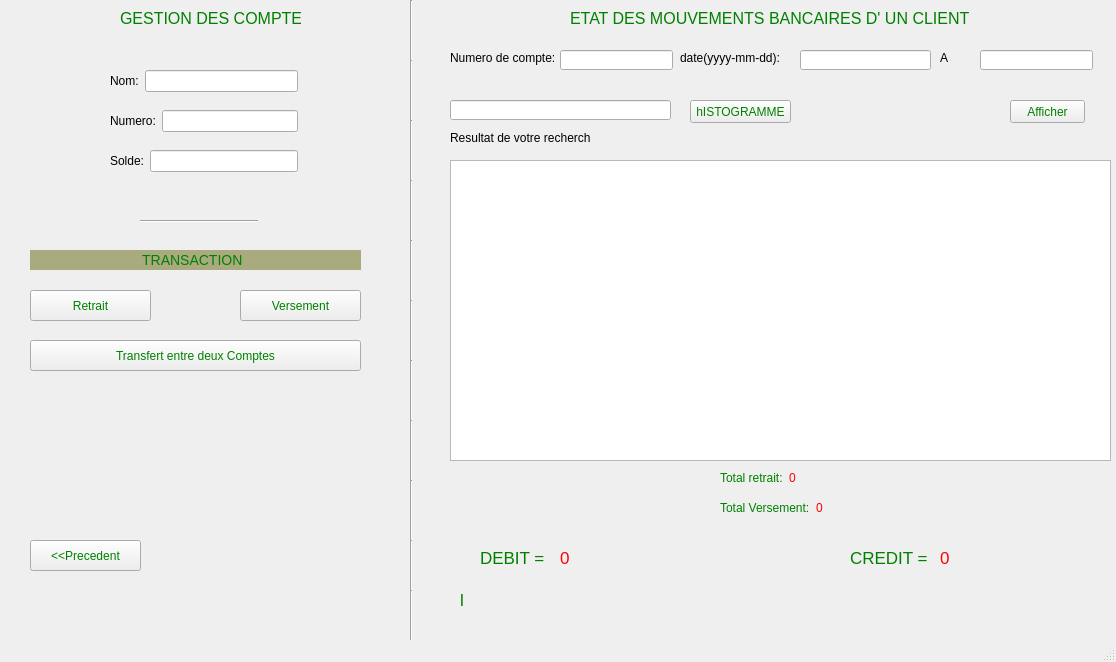
<?xml version="1.0" encoding="UTF-8"?>
<ui version="4.0">
 <class>comptes</class>
 <widget class="QMainWindow" name="comptes">
  <property name="geometry">
   <rect>
    <x>0</x>
    <y>0</y>
    <width>1116</width>
    <height>662</height>
   </rect>
  </property>
  <property name="windowTitle">
   <string>MainWindow</string>
  </property>
  <widget class="QWidget" name="centralwidget">
   <widget class="QPushButton" name="retrait">
    <property name="geometry">
     <rect>
      <x>30</x>
      <y>290</y>
      <width>121</width>
      <height>31</height>
     </rect>
    </property>
    <property name="styleSheet">
     <string notr="true">#retrait{
	background-color:  #eeeeee;
    color: green;
}</string>
    </property>
    <property name="text">
     <string>Retrait</string>
    </property>
   </widget>
   <widget class="QPushButton" name="versement">
    <property name="geometry">
     <rect>
      <x>240</x>
      <y>290</y>
      <width>121</width>
      <height>31</height>
     </rect>
    </property>
    <property name="styleSheet">
     <string notr="true">#versement{
	background-color:  #eeeeee;
    color: green;
}</string>
    </property>
    <property name="text">
     <string>Versement</string>
    </property>
   </widget>
   <widget class="QPushButton" name="download">
    <property name="geometry">
     <rect>
      <x>690</x>
      <y>100</y>
      <width>101</width>
      <height>23</height>
     </rect>
    </property>
    <property name="styleSheet">
     <string notr="true">#download{
	background-color:#eeeeee;
    color: green;
}</string>
    </property>
    <property name="text">
     <string>hISTOGRAMME</string>
    </property>
   </widget>
   <widget class="QLabel" name="label_title">
    <property name="geometry">
     <rect>
      <x>120</x>
      <y>10</y>
      <width>181</width>
      <height>16</height>
     </rect>
    </property>
    <property name="styleSheet">
     <string notr="true">#label_title{
	color: green;
	font-size: 16px;
}</string>
    </property>
    <property name="text">
     <string>GESTION DES COMPTES</string>
    </property>
   </widget>
   <widget class="QLabel" name="searchTitle">
    <property name="geometry">
     <rect>
      <x>450</x>
      <y>50</y>
      <width>111</width>
      <height>16</height>
     </rect>
    </property>
    <property name="text">
     <string>Numero de compte:</string>
    </property>
   </widget>
   <widget class="QLabel" name="label_6">
    <property name="geometry">
     <rect>
      <x>450</x>
      <y>130</y>
      <width>141</width>
      <height>16</height>
     </rect>
    </property>
    <property name="text">
     <string>Resultat de votre recherche</string>
    </property>
   </widget>
   <widget class="Line" name="line">
    <property name="geometry">
     <rect>
      <x>410</x>
      <y>0</y>
      <width>3</width>
      <height>61</height>
     </rect>
    </property>
    <property name="orientation">
     <enum>Qt::Vertical</enum>
    </property>
   </widget>
   <widget class="Line" name="line_2">
    <property name="geometry">
     <rect>
      <x>410</x>
      <y>60</y>
      <width>3</width>
      <height>61</height>
     </rect>
    </property>
    <property name="orientation">
     <enum>Qt::Vertical</enum>
    </property>
   </widget>
   <widget class="Line" name="line_3">
    <property name="geometry">
     <rect>
      <x>410</x>
      <y>180</y>
      <width>3</width>
      <height>61</height>
     </rect>
    </property>
    <property name="orientation">
     <enum>Qt::Vertical</enum>
    </property>
   </widget>
   <widget class="Line" name="line_4">
    <property name="geometry">
     <rect>
      <x>410</x>
      <y>240</y>
      <width>3</width>
      <height>61</height>
     </rect>
    </property>
    <property name="orientation">
     <enum>Qt::Vertical</enum>
    </property>
   </widget>
   <widget class="Line" name="line_5">
    <property name="geometry">
     <rect>
      <x>410</x>
      <y>120</y>
      <width>3</width>
      <height>61</height>
     </rect>
    </property>
    <property name="orientation">
     <enum>Qt::Vertical</enum>
    </property>
   </widget>
   <widget class="Line" name="line_6">
    <property name="geometry">
     <rect>
      <x>410</x>
      <y>300</y>
      <width>3</width>
      <height>61</height>
     </rect>
    </property>
    <property name="orientation">
     <enum>Qt::Vertical</enum>
    </property>
   </widget>
   <widget class="QLineEdit" name="searchClients">
    <property name="geometry">
     <rect>
      <x>560</x>
      <y>50</y>
      <width>113</width>
      <height>20</height>
     </rect>
    </property>
   </widget>
   <widget class="QPushButton" name="search">
    <property name="geometry">
     <rect>
      <x>1010</x>
      <y>100</y>
      <width>75</width>
      <height>23</height>
     </rect>
    </property>
    <property name="styleSheet">
     <string notr="true">#search{
		background-color: #eeeeee;
    color: green;
}</string>
    </property>
    <property name="text">
     <string>Afficher</string>
    </property>
   </widget>
   <widget class="Line" name="line_7">
    <property name="geometry">
     <rect>
      <x>410</x>
      <y>360</y>
      <width>3</width>
      <height>61</height>
     </rect>
    </property>
    <property name="orientation">
     <enum>Qt::Vertical</enum>
    </property>
   </widget>
   <widget class="QLabel" name="transaction">
    <property name="geometry">
     <rect>
      <x>30</x>
      <y>250</y>
      <width>331</width>
      <height>20</height>
     </rect>
    </property>
    <property name="styleSheet">
     <string notr="true">#transaction{
           font-size: 14px;
		   color: green;
          background: rgb(170, 170, 127);
}</string>
    </property>
    <property name="text">
     <string>                             TRANSACTION</string>
    </property>
   </widget>
   <widget class="QWidget" name="layoutWidget">
    <property name="geometry">
     <rect>
      <x>110</x>
      <y>110</y>
      <width>188</width>
      <height>22</height>
     </rect>
    </property>
    <layout class="QHBoxLayout" name="horizontalLayout">
     <item>
      <widget class="QLabel" name="label_2">
       <property name="text">
        <string>Numero:</string>
       </property>
      </widget>
     </item>
     <item>
      <widget class="QLineEdit" name="compteAffiche"/>
     </item>
    </layout>
   </widget>
   <widget class="QWidget" name="layoutWidget">
    <property name="geometry">
     <rect>
      <x>110</x>
      <y>70</y>
      <width>188</width>
      <height>22</height>
     </rect>
    </property>
    <layout class="QHBoxLayout" name="horizontalLayout_2">
     <item>
      <widget class="QLabel" name="label">
       <property name="text">
        <string>Nom:</string>
       </property>
      </widget>
     </item>
     <item>
      <widget class="QLineEdit" name="nameAfiiche"/>
     </item>
    </layout>
   </widget>
   <widget class="QWidget" name="layoutWidget">
    <property name="geometry">
     <rect>
      <x>110</x>
      <y>150</y>
      <width>188</width>
      <height>22</height>
     </rect>
    </property>
    <layout class="QHBoxLayout" name="horizontalLayout_3">
     <item>
      <widget class="QLabel" name="label_3">
       <property name="text">
        <string>Solde:</string>
       </property>
      </widget>
     </item>
     <item>
      <widget class="QLineEdit" name="soldeAffiche"/>
     </item>
    </layout>
   </widget>
   <widget class="QTableView" name="tableView">
    <property name="geometry">
     <rect>
      <x>450</x>
      <y>160</y>
      <width>661</width>
      <height>301</height>
     </rect>
    </property>
    <property name="editTriggers">
     <set>QAbstractItemView::NoEditTriggers</set>
    </property>
   </widget>
   <widget class="QPushButton" name="transferer">
    <property name="geometry">
     <rect>
      <x>30</x>
      <y>340</y>
      <width>331</width>
      <height>31</height>
     </rect>
    </property>
    <property name="styleSheet">
     <string notr="true">#transferer{
	background-color:  #eeeeee;
    color: green;
}</string>
    </property>
    <property name="text">
     <string>Transfert entre deux Comptes</string>
    </property>
   </widget>
   <widget class="Line" name="line_8">
    <property name="geometry">
     <rect>
      <x>140</x>
      <y>220</y>
      <width>118</width>
      <height>3</height>
     </rect>
    </property>
    <property name="orientation">
     <enum>Qt::Horizontal</enum>
    </property>
   </widget>
   <widget class="QLabel" name="title_etat">
    <property name="geometry">
     <rect>
      <x>570</x>
      <y>10</y>
      <width>401</width>
      <height>16</height>
     </rect>
    </property>
    <property name="styleSheet">
     <string notr="true">#title_etat{
	color: green;
	font-size: 16px;
}</string>
    </property>
    <property name="text">
     <string>ETAT DES MOUVEMENTS BANCAIRES D' UN CLIENT</string>
    </property>
   </widget>
   <widget class="QLabel" name="label_4">
    <property name="geometry">
     <rect>
      <x>680</x>
      <y>50</y>
      <width>101</width>
      <height>16</height>
     </rect>
    </property>
    <property name="text">
     <string>date(yyyy-mm-dd):</string>
    </property>
   </widget>
   <widget class="Line" name="line_9">
    <property name="geometry">
     <rect>
      <x>410</x>
      <y>420</y>
      <width>3</width>
      <height>61</height>
     </rect>
    </property>
    <property name="orientation">
     <enum>Qt::Vertical</enum>
    </property>
   </widget>
   <widget class="QLabel" name="label_5">
    <property name="geometry">
     <rect>
      <x>940</x>
      <y>50</y>
      <width>16</width>
      <height>16</height>
     </rect>
    </property>
    <property name="text">
     <string>A</string>
    </property>
   </widget>
   <widget class="QPushButton" name="back">
    <property name="geometry">
     <rect>
      <x>30</x>
      <y>540</y>
      <width>111</width>
      <height>31</height>
     </rect>
    </property>
    <property name="styleSheet">
     <string notr="true">#back{
	background-color:  #eeeeee;
    color: green;
}</string>
    </property>
    <property name="text">
     <string>&lt;&lt;Precedent</string>
    </property>
   </widget>
   <widget class="Line" name="line_10">
    <property name="geometry">
     <rect>
      <x>410</x>
      <y>480</y>
      <width>3</width>
      <height>61</height>
     </rect>
    </property>
    <property name="orientation">
     <enum>Qt::Vertical</enum>
    </property>
   </widget>
   <widget class="Line" name="line_11">
    <property name="geometry">
     <rect>
      <x>410</x>
      <y>540</y>
      <width>3</width>
      <height>61</height>
     </rect>
    </property>
    <property name="orientation">
     <enum>Qt::Vertical</enum>
    </property>
   </widget>
   <widget class="QLabel" name="debit">
    <property name="geometry">
     <rect>
      <x>480</x>
      <y>550</y>
      <width>71</width>
      <height>16</height>
     </rect>
    </property>
    <property name="styleSheet">
     <string notr="true">#debit{
	color: green;
	font-size: 17px;
}</string>
    </property>
    <property name="text">
     <string>DEBIT =</string>
    </property>
   </widget>
   <widget class="QLabel" name="debitTotal">
    <property name="geometry">
     <rect>
      <x>560</x>
      <y>550</y>
      <width>211</width>
      <height>16</height>
     </rect>
    </property>
    <property name="styleSheet">
     <string notr="true">#debitTotal{
	color: red;
	font-size: 17px;
}</string>
    </property>
    <property name="text">
     <string>0</string>
    </property>
   </widget>
   <widget class="QLabel" name="credit">
    <property name="geometry">
     <rect>
      <x>850</x>
      <y>550</y>
      <width>81</width>
      <height>16</height>
     </rect>
    </property>
    <property name="styleSheet">
     <string notr="true">#credit{
	color: green;
	font-size: 17px;
}</string>
    </property>
    <property name="text">
     <string>CREDIT =</string>
    </property>
   </widget>
   <widget class="QLabel" name="creditTotal">
    <property name="geometry">
     <rect>
      <x>940</x>
      <y>550</y>
      <width>171</width>
      <height>16</height>
     </rect>
    </property>
    <property name="styleSheet">
     <string notr="true">#creditTotal{
	color: red;
	font-size: 17px;
}</string>
    </property>
    <property name="text">
     <string>0</string>
    </property>
   </widget>
   <widget class="QWidget" name="layoutWidget">
    <property name="geometry">
     <rect>
      <x>720</x>
      <y>470</y>
      <width>83</width>
      <height>16</height>
     </rect>
    </property>
    <layout class="QHBoxLayout" name="horizontalLayout_4">
     <item>
      <widget class="QLabel" name="nombreRetrait">
       <property name="styleSheet">
        <string notr="true">#nombreRetrait{
	color: green;
	font-size: 12px;
}</string>
       </property>
       <property name="text">
        <string>Total retrait:</string>
       </property>
      </widget>
     </item>
     <item>
      <widget class="QLabel" name="numberRetrait">
       <property name="styleSheet">
        <string notr="true">#numberRetrait{
	color: red;
}</string>
       </property>
       <property name="text">
        <string>0</string>
       </property>
      </widget>
     </item>
    </layout>
   </widget>
   <widget class="QWidget" name="layoutWidget">
    <property name="geometry">
     <rect>
      <x>720</x>
      <y>500</y>
      <width>110</width>
      <height>16</height>
     </rect>
    </property>
    <layout class="QHBoxLayout" name="horizontalLayout_5">
     <item>
      <widget class="QLabel" name="nombreVersement">
       <property name="styleSheet">
        <string notr="true">#nombreVersement{
	color: green;
	font-size: 12px;
}</string>
       </property>
       <property name="text">
        <string>Total Versement:</string>
       </property>
      </widget>
     </item>
     <item>
      <widget class="QLabel" name="numberVersement">
       <property name="styleSheet">
        <string notr="true">#numberVersement{
	color:red;
}</string>
       </property>
       <property name="text">
        <string>0</string>
       </property>
      </widget>
     </item>
    </layout>
   </widget>
   <widget class="QLineEdit" name="datei">
    <property name="geometry">
     <rect>
      <x>800</x>
      <y>50</y>
      <width>131</width>
      <height>20</height>
     </rect>
    </property>
   </widget>
   <widget class="QLineEdit" name="datef">
    <property name="geometry">
     <rect>
      <x>980</x>
      <y>50</y>
      <width>113</width>
      <height>20</height>
     </rect>
    </property>
   </widget>
   <widget class="Line" name="line_12">
    <property name="geometry">
     <rect>
      <x>410</x>
      <y>590</y>
      <width>3</width>
      <height>61</height>
     </rect>
    </property>
    <property name="orientation">
     <enum>Qt::Vertical</enum>
    </property>
   </widget>
   <widget class="QLineEdit" name="histogramme">
    <property name="geometry">
     <rect>
      <x>450</x>
      <y>100</y>
      <width>221</width>
      <height>20</height>
     </rect>
    </property>
   </widget>
   <widget class="QLabel" name="alerte">
    <property name="geometry">
     <rect>
      <x>460</x>
      <y>590</y>
      <width>651</width>
      <height>20</height>
     </rect>
    </property>
    <property name="styleSheet">
     <string notr="true">#alerte{
	color: green;
	font-size: 17px;
}</string>
    </property>
    <property name="text">
     <string>l</string>
    </property>
   </widget>
  </widget>
  <widget class="QMenuBar" name="menubar">
   <property name="geometry">
    <rect>
     <x>0</x>
     <y>0</y>
     <width>1116</width>
     <height>21</height>
    </rect>
   </property>
  </widget>
  <widget class="QStatusBar" name="statusbar"/>
 </widget>
 <resources/>
 <connections/>
</ui>
